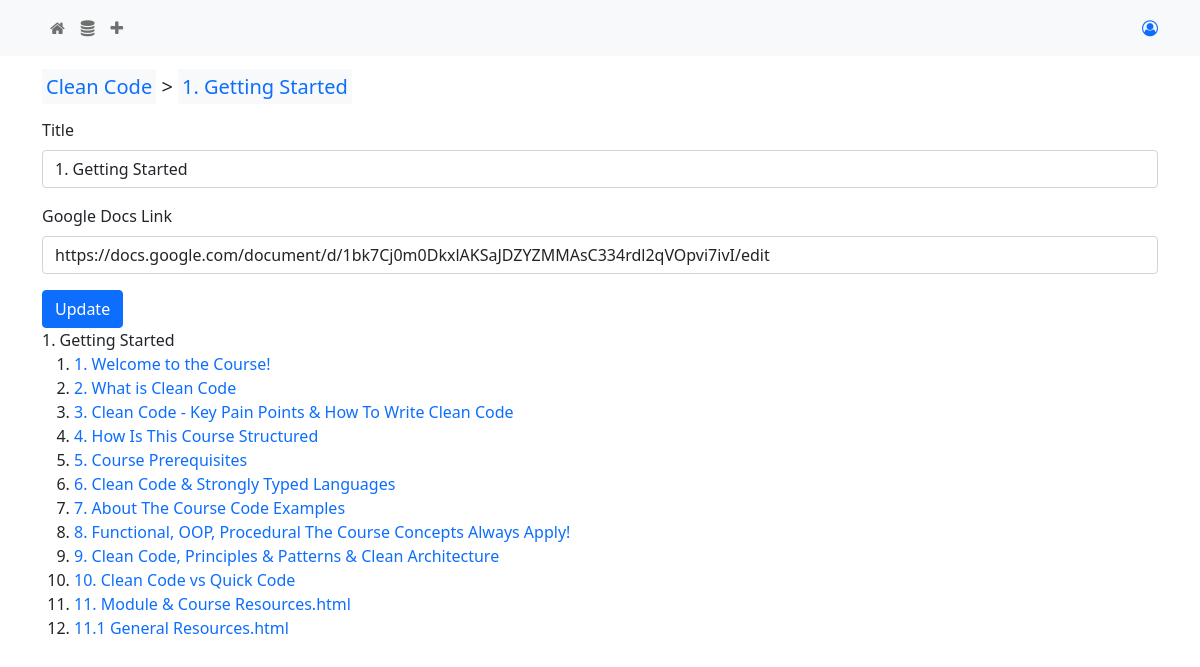
Page /chapter/update/17 on the committed database.
### myapp/models.py (models this page shows, shortened)
class Chapter(models.Model):
    title = models.CharField(max_length=200)
    google_docs_link = models.URLField(null=True, blank=True)
    course = models.ForeignKey(Course, on_delete=models.CASCADE, null=True, blank=True)

class Course(models.Model):
    title = models.CharField(max_length=200)
    google_docs_link = models.URLField(null=True, blank=True)
    link = models.URLField()
    chapters_videos_json = models.TextField()
    storage = models.ForeignKey(Storage, on_delete=models.CASCADE, null=True, blank=True)

class Video(models.Model):
    title = models.CharField(max_length=200)
    chapter = models.ForeignKey(Chapter, on_delete=models.CASCADE)
    download_page = models.URLField()
    download_link = models.URLField(null=True, blank=True)
    last_seen = models.DateTimeField(null=True, blank=True)
    type = models.CharField(max_length=20, null=True, blank=True)

### myapp/views.py (the view)
# urls.py: path('chapter/update/<int:id>', views.chapter_update, name="chapter-update-page")
def chapter_update(request, id):
    if request.method == 'POST':
        chapter = get_object_or_404(Chapter, pk=id)
        title = request.POST.get('title')
        google_docs_link = request.POST.get('google-docs-link')
        chapter.title = title
        chapter.google_docs_link = google_docs_link
        chapter.save()
        messages.success(request, 'Chapter updated successfully.')
        return redirect(reverse('chapter-update-page', args=[id]))
    else:
        context = {
            'chapter': get_object_or_404(Chapter, pk=id)
        }
        return render(request, 'myapp/chapter_update.html', context=context)

### myapp/templates/myapp/chapter_update.html (shortened to what this page needs)
{% extends 'myapp/base.html' %}
{% block page_content %}
    <p class="lead">
        <a href="{% url 'course-detail-page' chapter.course.id %}" class="bg-light p-1">{{chapter.course.title}}</a>
         >
        <a  href="{% url 'chapter-update-page' chapter.id %}" class="bg-light p-1">{{chapter.title}}</a>
    </p>
    <form action="{% url 'chapter-update-page' chapter.id %}" method="POST">
        <div class="mb-3">
            <label for="title" class="form-label">Title</label>
            <input type="text" class="form-control" id="title" {% if chapter.title %} value="{{chapter.title}}" {% endif %} name="title" placeholder="Enter Title">
        </div>
        <div class="mb-3">
            <label for="google-docs-link" class="form-label">Google Docs Link</label>
            <input type="text" class="form-control" id="google-docs-link" {% if chapter.google_docs_link %} value="{{chapter.google_docs_link}}" {% endif %} name="google-docs-link" placeholder="Enter Download Page">
        </div>
        <button type="submit" class="btn btn-primary">Update</button>
    </form>
    {{chapter.title}}
    <ol>
        {% for video in chapter.video_set.all %}
            <li><a href="{% url 'video-detail-page' video.id %}">{{video.title}}</a></li>
        {% endfor %}
    </ol>
{% endblock page_content %}

### myapp/templates/myapp/base.html (style rules this page uses)
a { text-decoration: none; }

### rows in the picture
Chapter: course "Clean Code", title "1. Getting Started", google-docs-link "https://docs.google.com/document/d/1bk7Cj0m0DkxlAKSaJDZYZMMAsC334rdl2qVOpvi7ivI/edit"
Video: title "1. Welcome to the Course!"
Video: title "2. What is Clean Code"
Video: title "3. Clean Code - Key Pain Points & How To Write Clean Code"
Video: title "4. How Is This Course Structured"
Video: title "5. Course Prerequisites"
Video: title "6. Clean Code & Strongly Typed Languages"
Video: title "7. About The Course Code Examples"
Video: title "8. Functional, OOP, Procedural The Course Concepts Always Apply!"
Video: title "9. Clean Code, Principles & Patterns & Clean Architecture"
Video: title "10. Clean Code vs Quick Code"
Video: title "11. Module & Course Resources.html"
Video: title "11.1 General Resources.html"
